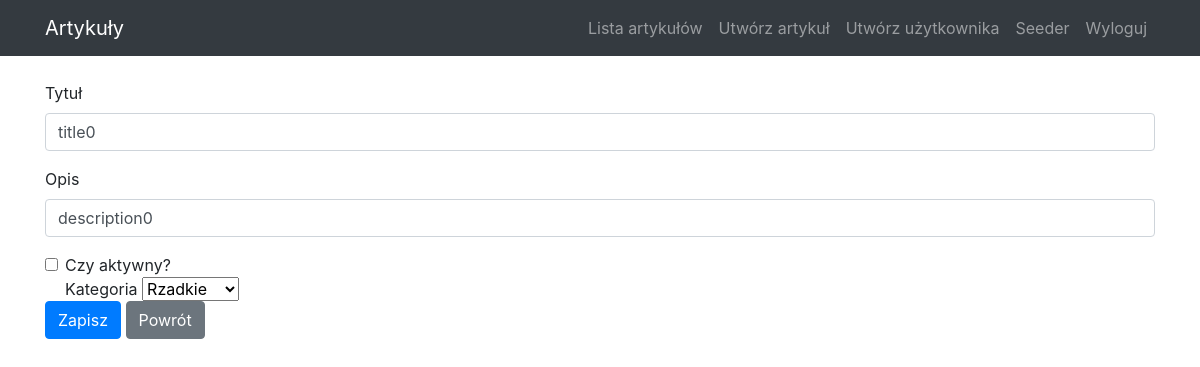
The app's page /?action=edit&id=2 (signed in) with its own data.
### tables this page shows
CREATE TABLE `articles` (
  `id` int(11) NOT NULL,
  `title` varchar(50) NOT NULL,
  `description` text NOT NULL,
  `status` tinyint(1) NOT NULL,
  `created` datetime NOT NULL,
  `id_category` int(11) DEFAULT 1
);

CREATE TABLE `categories` (
  `id` int(11) NOT NULL,
  `name` varchar(50) NOT NULL
);

### src/View.php (called while the page is built, shortened)
<?php
class View
{
    public function render(string $page, array $params = []): void
    {
        require_once('templates/layout.php');
    }
}

### src/Controller/ArticleController.php (called while the page is built, shortened)
<?php
class ArticleController extends Controller
{
    public function editAction()
    {
        $this->view->render('edit', [
            'article' => $this->getArticle(),
            'categories' => $this->categoryModel->list()
        ]);
    }
    private function getArticle(): array
    {
        $articleId = (int) $this->request->getParam('id');
        return $this->articleModel->get($articleId);
    }
}

### index.php (called while the page is built, shortened)
<?php
$config = require_once('config/config.php');
$request = new Request($_GET, $_POST, $_SERVER);
(new ArticleController($request, $config))->run();

### src/Model/Model.php (called while the page is built, shortened)
<?php
abstract class Model
{
    private function createConnection(array $config): void
    {
        $dsn = "mysql:dbname={$config['database']};host={$config['host']}";
        $this->connection = new PDO(
            $dsn,
            $config['user'],
            $config['password'],
        );
    }
}

### src/Model/ArticleModel.php (called while the page is built, shortened)
<?php
class ArticleModel extends Model implements ModelInterface
{
    public function get(int $articleId): array
    {
        $query = "SELECT articles.*, categories.name AS catName
            FROM articles
            INNER JOIN categories ON articles.id_category = categories.id
            WHERE articles.id = $articleId ";
        $result = $this->connection->query($query, PDO::FETCH_ASSOC);
        $article = $result->fetch();
        return $article;
    }
}

### templates/pages/edit.php (the view, shortened to what this page needs)
<?php
  $article = $params['article'];
?>
<form action="/?action=edit&id=<?php echo (int) $article['id'] ?>" method="post">
  <div class="form-group">
    <label for="articleTitle">Tytuł </label>
    <input type="text" class="form-control" name="articleTitle" value="<?php echo $article['title'] ?>">
  </div>
  <div class="form-group">
    <label for="articleDescription">Opis</label>
    <input type="textarea" class="form-control" name="articleDescription" value="<?php echo $article['description'] ?>">
  </div>
  <div class="form-check">
        <input type="checkbox" class="form-check-input" name="articleStatus" <?php if ((int)$article['status'] === 1) echo "checked='checked'"?>>
    <label class="form-check-label" for="articleStatus">Czy aktywny?</label>
  </div>
  <div class="form-check">
    <label class="form-check-label" for="catName">Kategoria</label>
      <select name="catName">
        <option selected value="<?php echo $article['catName'] ?>"><?php echo $article['catName'] ?></option>
      </select>
  </div>
  <button type="submit" class="btn btn-primary">Zapisz</button>
  <a href="/" class="btn btn-secondary">Powrót</a>
</form>

### public/small-business.css (style rules this page uses)
body { padding-top: 56px; }

### records on screen
articles: articleTitle "title0", articleDescription "description0", catName "Rzadkie"
